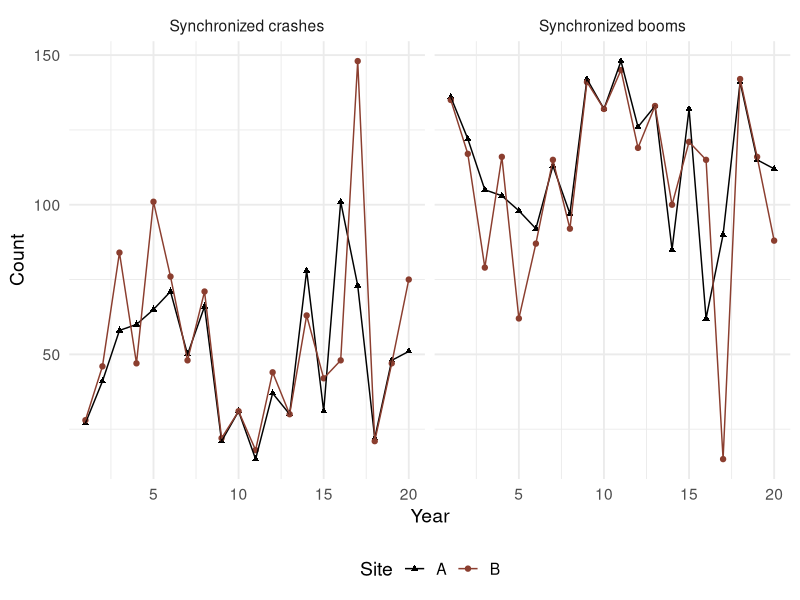

Recreate this plot in R. (Note: this script raises an error after producing the figure.)
library(ggplot2)

col_lower <- "#D55E00"   # crashes (lower half)
col_upper <- "#0072B2"   # booms   (upper half)

A <- c(27, 41, 58, 60, 65, 71, 50, 66, 21, 31, 15, 37, 30, 78, 31, 101, 73, 22, 48, 51)
B <- c(28, 46, 84, 47, 101, 76, 48, 71, 22, 31, 18, 44, 30, 63, 42, 48, 148, 21, 47, 75)

rng  <- range(c(A, B))
flip <- function(x) sum(rng) - x

type_levels <- c("Synchronized crashes", "Synchronized booms")

toydat <- data.frame(count = c(A, B, flip(A), flip(B)),
                     type  = factor(rep(type_levels, each = 40), levels = type_levels),
                     site  = rep(rep(c("A", "B"), each = 20), 2),
                     years = 1:20)

# Top row: time series
toy1 <- ggplot(toydat, aes(years, count, color = site, shape = site)) +
  geom_point() +
  geom_line() +
  scale_color_manual(values = c("black", "coral4")) +
  scale_shape_manual(values = c(17, 19)) +
  labs(x = "Year", y = "Count", color = "Site", shape = "Site") +
  facet_grid(~type) +
  theme_minimal(base_size = 14) +
  theme(legend.position = "bottom")

# Bottom row: tail dependence
panel_df <- function(x, y, label) {
  n <- length(x); u <- rank(x) / (n + 1); v <- rank(y) / (n + 1)
  td <- tail_dependence(x, y)
  data.frame(u = u, v = v,
             band = ifelse(u + v < 1, "Low years (lower half)",
                           ifelse(u + v > 1, "High years (upper half)",
                                  "On the dividing line (left out)")),
             panel = sprintf("%s\nlower half %.2f | upper half %.2f",
                             label, td["lower"], td["upper"]))
}

toy <- rbind(panel_df(A, B, "Crash together"),
             panel_df(flip(A), flip(B), "Boom together"))
toy$panel <- factor(toy$panel, levels = unique(toy$panel))  # crash left, boom right

toy2 <- ggplot(toy, aes(u, v, colour = band, shape = band)) +
  geom_abline(intercept = 1, slope = -1, linetype = "dashed", colour = "grey50") +
  geom_point(size = 3.2) +
  scale_colour_manual(values = c("Low years (lower half)"          = col_lower,
                                 "High years (upper half)"         = col_upper,
                                 "On the dividing line (left out)" = "grey40")) +
  scale_shape_manual(values  = c("Low years (lower half)"          = 16,
                                 "High years (upper half)"         = 17,
                                 "On the dividing line (left out)" = 4)) +
  facet_wrap(~panel) +
  coord_cartesian(xlim = c(0, 1), ylim = c(0, 1)) +
  labs(x = "Site A (rank, low to high)", y = "Site B (rank, low to high)",
       colour = NULL, shape = NULL) +
  theme_minimal(base_size = 14) +
  theme(legend.position = "bottom")

toytaildep <- cowplot::plot_grid(toy1, toy2, labels = c("A", "B"), ncol = 1,
                           align = "v", axis = "lr", rel_heights = c(1, 1.15))

ggsave("results/taildep_concept.png", toytaildep, width = 9, height = 9, dpi = 600, bg = "white")
